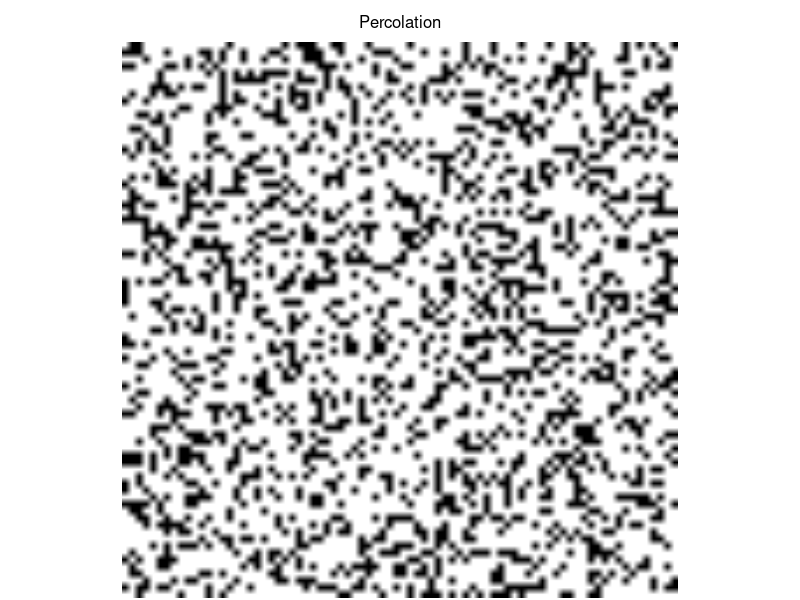
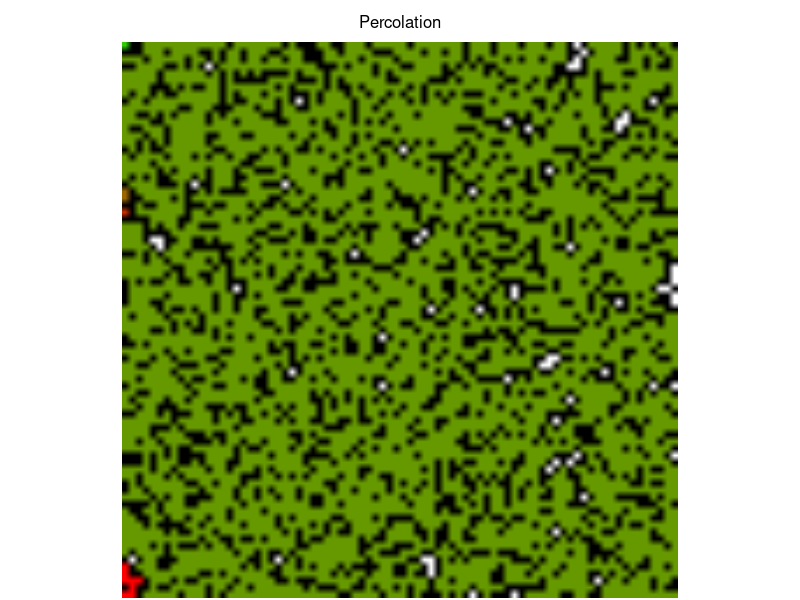

Source code (R) for these figures, in order: (Note: this script raises an error after producing the figures.)
########################
###
### Leonard Mada
### [the one and only]
###
### Percolation
###
### draft v.0.2a

### Percolation

# - some experiments in Percolation

### Github:
# https://github.com/discoleo/R/blob/master/Stat/Percolation.R


####################
####################

### helper Functions

reset.m = function(m, id, val=0) {
	if(missing(id)) {
		m[m > 0] = val;
	} else if(id > 0) {
		m[m == id] = val;
	} else {
		m[(m > 0) & (m != id)] = val;
	}
	invisible(m)
}
revcol = function(m) {
	m = m[,rev(seq(ncol(m)))];
	invisible(m);
}
clean.percol = function(m, val=0) {
	# removes the non-percolating paths;
	pids = unique(m[,ncol(m)]);
	pids = pids[pids > 0];
	ids  = unique(m);
	ids  = ids[(ids > 0) & ! (ids %in% pids)]
	m[m %in% ids] = val;
	invisible(m);
}
shuffle.colors = function(m) {
	m2 = array(0, dim(m))
	m2[m < 0] = m[m < 0]
	vals = unique(as.vector(m))
	vals = vals[vals > 0];
	vnew = sample(vals, length(vals));
	id = 1
	for(val in vals) {
		m2[m == val] = vnew[id];
		id = id + 1;
	}
	invisible(m2)
}

max.id = function(m) {
	out.m = m[, ncol(m)]
	out = table(out.m[out.m > 0])
	if(dim(out) == 0) {
		print("NO percolation!");
		out = table(m[m > 0])
	}
	id = match(max(out), out);
	id = as.integer(names(out)[id])
	return(id)
}

### Generators

rugrid.gen = function(dims, p) {
	m = sample(c(-1, 0), prod(dims), replace=T, prob=c(p, 1-p))
	m = matrix(m, nrow=dims[1])
}

rblock.gen = function(n, block.dim, min=0, max, prob, val=-1) {
	if(missing(max)) {
		if(length(min) >= 2) {
			max = min[2]; min = min[1];
		} else {
			max = prod(block.dim);
		}
	}
	val.count = seq(min, max);
	if(missing(prob)) {
		nn = sample(val.count, prod(n), replace=TRUE);
	} else {
		nn = sample(val.count, prod(n), replace=TRUE, prob=prob);
	}
	blocks.n = prod(block.dim);
	sample.block = function(n) {
		bm = array(as.integer(0), block.dim)
		npos = sample(seq(blocks.n), n)
		bm[npos] = val;
		bm
	}
	m = lapply(nn, sample.block);
	m = do.call(rbind, m);
	dims = n * block.dim;
	dim(m) = dims;
	invisible(m);
}

### Percolation Functions

flood = function(m, pyx, val=1, val0=0) {
	vals = pyx; pos = 1;
	
	while(TRUE) {
		if(pos > length(vals)) return(m);
		if(m[vals[pos], vals[pos + 1]] != val0) {pos = pos + 2; next;}
		m[vals[pos], vals[pos + 1]] = val;
		if(vals[pos] > 1) vals = c(vals, vals[pos]-1, vals[pos + 1]);
		if(vals[pos] < nrow(m)) vals = c(vals, vals[pos]+1, vals[pos + 1]);
		if(vals[pos+1] > 1) vals = c(vals, vals[pos], vals[pos + 1] - 1);
		if(vals[pos+1] < ncol(m)) vals = c(vals, vals[pos], vals[pos + 1] + 1);
		pos = pos + 2;
	}
	return(m);
}

flood.all = function(m, type="by Col 1", val0=0, debug=TRUE) {
	# TODO: type
	while(TRUE) {
		if(debug) print("Iteration");
		id.row = match(val0, m[,1])
		if(is.na(id.row)) break;
		m = flood(m, c(id.row,1), max(m)+1)
	}
	return(m)
}

### Path Length
length.path = function(m, id, debug=TRUE) {
	if(missing(id)) {
		id = max.id(m)
		if(debug) print(id);
	}
	p.m = m;
	p.m[p.m != id] = -1;
	p.m[p.m == id] =  0;
	# TODO
	lvl = 1; pos = 1;
	# rep(c(y, x))
	vals = as.vector(rbind(seq(nrow(m)), 1));
	while(pos <= length(vals)) {
		nn = integer();
		while(pos <= length(vals)) {
			if(p.m[vals[pos], vals[pos + 1]] != 0) {pos = pos + 2; next;}
			p.m[vals[pos], vals[pos + 1]] = lvl;
			if(vals[pos] > 1) nn = c(nn, vals[pos]-1, vals[pos + 1]);
			if(vals[pos] < nrow(m)) nn = c(nn, vals[pos]+1, vals[pos + 1]);
			if(vals[pos+1] > 1) nn = c(nn, vals[pos], vals[pos + 1] - 1);
			if(vals[pos+1] < ncol(m)) nn = c(nn, vals[pos], vals[pos + 1] + 1);
			pos = pos + 2;
		}
		vals = nn;
		lvl = lvl + 1; pos = 1;
	}
	
	if(id != 0) p.m[m == 0] =  0;
	p.m[p.m < 0 & m > 0] =  0; # other non-connected "paths";
	return(p.m);
}
### Contact Area
contact.area = function(m, id) {
	area = 0;
	for(nc in 1:ncol(m)) {
		for(nr in 1:nrow(m)) {
			if(m[nr, nc] != id) next;
			if(nr > 1 && m[nr-1,nc] != id) area = area + 1;
			if(nr < nrow(m) && m[nr+1,nc] != id) area = area + 1;
			if(nc > 1 && m[nr,nc-1] != id) area = area + 1;
			if(nc < ncol(m) && m[nr,nc+1] != id) area = area + 1;
		}
	}
	return(area);
}
### Height
height.m = function(m) {
	ids = unique(as.vector(m));
	ids = ids[ids > 0];
	hm = array(as.integer(0), c(length(ids), 2, ncol(m)));
	
	for(nc in seq(ncol(m))) {
		for(nr in seq(nrow(m))) {
			val = m[nr, nc];
			val.id = match(val, ids);
			if(val <= 0) next;
			if(hm[val.id, 1, nc] == 0) {
				hm[val.id, 1, nc] = nr;
				hm[val.id, 2, nc] = nr;
			} else {
				hm[val.id, 2, nc] = nr;
			}
		}
	}
	invisible(hm);
}

### Raster
toRaster = function(m, showVal=0) {
	rs.m = array(0, c(dim(m), 3));
	if( ! is.na(showVal)) {
		isZero = (m == showVal);
		doShow = TRUE;
	} else {
		doShow = FALSE;
	}

	### R
	layer.m = m;
	layer.m[m < 0] = 0
	val.max = max(layer.m);
	if(val.max > 0) layer.m = layer.m / val.max;
	if(doShow) layer.m[isZero] = 1;
	rs.m[,,1] = layer.m;

	### G
	layer.m = 1 - layer.m;
	layer.m[m <= 0] = 0
	if(doShow) layer.m[isZero] = 1;
	rs.m[,,2] = layer.m

	### B
	if(doShow) {
		layer.m = array(0, dim(m));
		layer.m[isZero] = 1;
		rs.m[,,3] = layer.m
	}

	rs.m = as.raster(rs.m)
	return(rs.m);
}
plot.rs = function(m, main, mar, line=0.5) {
	if( ! missing(main) ) hasTitle = TRUE else hasTitle = FALSE;
	if(missing(mar)) mar = c(0,0, if(hasTitle) 2 else 0, 0) + 0.1;
	type = match(class(m), c("raster", "matrix"));
	if(all(is.na(type))) stop("Data NOT supported!")
	if(any(type == 2)) {
		m = toRaster(m);
	}
	old.par = par(mar=mar);
		plot(m);
		if(hasTitle) mtext(main, line=line)
	par(old.par);
	invisible();
}
split.rs = function(m, n=5, from=1, max.len=5, w=10) {
	nr.tot = round(nrow(m) / n);
	frg.tot = ceiling(nrow(m) / nr.tot);
	# TODO: nrow(m) %% nr.tot > 0;
	if(from == 0) from = 1;
	if(from > 0) {
		frg.to = min(frg.tot, from + max.len);
	} else {
		from = max(1, frg.tot + 1 + from - max.len);
		frg.to = min(frg.tot, from + max.len);
	}
	m0 = matrix(0, ncol=w, nrow=nr.tot);
	m2 =  array(0, c(nr.tot, 0))
	for(frg in from:frg.to) {
		r.start = (frg - 1) * nr.tot + 1;
		r.end   = r.start + nr.tot - 1;
		m2 = cbind(m2, cbind(m[r.start:r.end,], m0))
	}
	invisible(m2);
}


################
################

### Examples
dims = c(80, 80)
p = 0.3

m = sample(c(-1, 0), prod(dims), replace=T, prob=c(p, 1-p))
m = matrix(m, nrow=dims[1])
m[1:10, 1:10]
plot.rs(m, "Percolation")


### Flood Fill
m = flood.all(m)

m[1:10, 1:10]

table(m)
table(m[,dims[2]])

plot.rs(m, "Percolation")


### Shortest Path
path.m = length.path(m)

id = dim(path.m)[2];
path.m[1:10, seq(id - 10, id)]

table(path.m[,dims[2]])


### Raster
plot.rs(rs.m, main="Path Length")


### Stat/Percolation
# - cells not accessible;
sum(m == 0) / prod(dim(m))
# - total contact area
a0 = contact.area(m, -1)
# - liquid contact area
a1 = contact.area(m, max.id(m))
a0; a1; a1 / a0;



###################

### Ex 2:
dims = c(80, 80)
p = 0.4

m = sample(c(-1, 0), prod(dims), replace=T, prob=c(p, 1-p))
m = matrix(m, nrow=dims[1])
m[1:10, 1:10]

m = flood.all(m)

m[1:10, 1:10]

table(m)
table(m[,dims[2]])


plot.rs(m, main="Percolation: Multiple Paths")


### Shortest Path
path.m = length.path(m)

id = dim(path.m)[2];
path.m[1:10, seq(id - 10, id)]

table(path.m[,dims[2]])


### Raster
plot.rs(path.m, main="Path Length")
# Note:
# - only "dominant" path is visualized;

# plot.rs(length.path(m, id=5), main="Path Length")


### Stat/Percolation
# - cells not accessible;
sum(m == 0) / prod(dim(m))
# - total contact area
a0 = contact.area(m, -1)
# - liquid contact area
a1 = contact.area(m, max.id(m))
a0; a1; a1 / a0;


#############

### Ex 3:
dims = c(200, 200) # takes long!
p = 0.40

m = sample(c(-1, 0), prod(dims), replace=T, prob=c(p, 1-p))
m = matrix(m, nrow=dims[1])
m[1:10, 1:10]

m = flood.all(m)

m[1:10, 1:10]

table(m)
table(m[,dims[2]])


#################
#################

### Periodic Boundary Condition

# - takes ~20 s;
dims = c(2000, 80)
p = 0.4

m = sample(c(-1, 0), prod(dims), replace=T, prob=c(p, 1-p))
m = matrix(m, nrow=dims[1])
m[1:10, 1:10]

m = flood.all(m)

m[1:10, 1:10]

table(m)
table(m[,dims[2]])


plot.rs(split.rs(m), main="Percolation: Multiple Paths")

# plot.rs(m, main="Percolation: Multiple Paths")


### Shortest Path
path.m = length.path(m)

id = dim(path.m)[2];
path.m[1:10, seq(id - 10, id)]

table(path.m[,dims[2]])


### Raster
plot.rs(path.m, main="Path Length")
# Note:
# - only "dominant" path is visualized;

# plot.rs(length.path(m, id=5), main="Path Length")

plot.rs(split.rs(shuffle.colors(clean.percol(m))), main="Percolating Paths")

plot.rs(split.rs(clean.percol(m)), main="Percolating Paths")


####################
### Stat/Percolation

### Inaccessible
# - cells that are not accessible;
sum(m == 0) / prod(dim(m))
# ~ 17%;
### TODO: compute over all paths;
# - total contact area
a0 = contact.area(m, -1)
# - liquid contact area
a1 = contact.area(m, max.id(m))
a0; a1; a1 / a0;


### Average Path Height
# - may be useful for Normalization;
h.m = height.m(clean.percol(m))
h.diff.m = h.m[,2,] - h.m[,1,]
plot.rs(h.diff.m, "Height per column")
h.diff.m[1:10, 1:10]
apply(h.diff.m, 1, mean)


### Other:
# - Average Inputs;
# - Average Outputs;
# - Average Length;
# - Flux, Bottleneck;


path.all = length.path(reset.m(m), id=0)
plot.rs(split.rs(path.all), main="All Path Lengths")

### Mean Distance from In
# - includes also non-percolating paths;
mean(path.all[path.all > 0]) / ncol(path.all)
# ~ 0.98; # sum over the entire path length;
path.percol = path.all; path.percol[clean.percol(m) == 0] = 0;
mean(path.percol[path.percol > 0]) / ncol(path.percol)
# ~ 1.096; # sum over the entire path length;
### Mean Out Distance
nc = ncol(path.all)
mean(path.all[path.all[,nc] > 0, nc]) / nc
# ~ 2.02;


#####################
#####################

### Random Blocks
# - NOT uniformyl random;

m = rblock.gen(c(450, 10), c(3,3))

plot.rs(split.rs(m))


path.m = flood.all(m)
path.m = shuffle.colors(path.m)
plot.rs(split.rs(path.m), main="Paths")



#############

### Ex 2
m = rblock.gen(c(450, 10), c(3,3), min=c(1,7))

plot.rs(split.rs(m))


path.m = flood.all(m)
path.m = shuffle.colors(path.m)
plot.rs(split.rs(path.m), main="Paths")



#############

### Ex 3
m = rblock.gen(c(450, 10), c(3,3), min=c(4,5), prob=c(0.65, 0.35))

plot.rs(split.rs(m))


path.m = flood.all(m)
path.m = shuffle.colors(path.m)
plot.rs(split.rs(path.m), main="Paths")



###########

### Test
m = flood(m, c(1,1), max(m)+1)
m[1:10, 1:10]

table(m == 0)


### Test Raster
rs.m = toRaster(path.m);
plot(rs.m)
